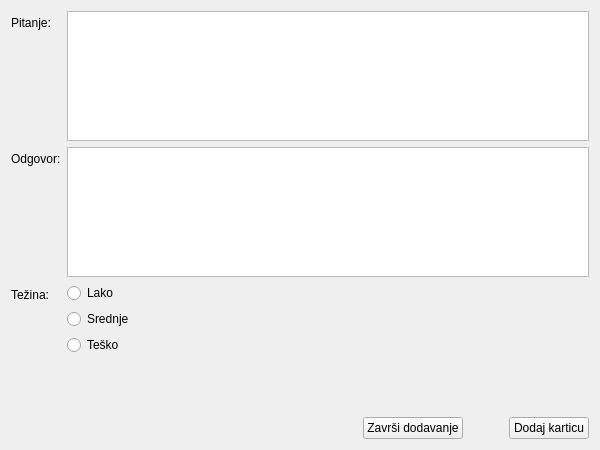
<?xml version="1.0" encoding="UTF-8"?>
<ui version="4.0">
 <class>CreateDeckWindow</class>
 <widget class="QWidget" name="CreateDeckWindow">
  <property name="geometry">
   <rect>
    <x>0</x>
    <y>0</y>
    <width>600</width>
    <height>450</height>
   </rect>
  </property>
  <property name="windowTitle">
   <string>Form</string>
  </property>
  <property name="windowIcon">
   <iconset resource="../res/icons.qrc">
    <normaloff>:/icons/logo.png</normaloff>:/icons/logo.png</iconset>
  </property>
  <layout class="QVBoxLayout" name="verticalLayout_2">
   <item>
    <layout class="QFormLayout" name="formLayout_2">
     <item row="0" column="0">
      <widget class="QLabel" name="label">
       <property name="text">
        <string>Pitanje:</string>
       </property>
      </widget>
     </item>
     <item row="0" column="1">
      <widget class="QTextEdit" name="questionTextEdit"/>
     </item>
     <item row="1" column="0">
      <widget class="QLabel" name="label_2">
       <property name="text">
        <string>Odgovor:</string>
       </property>
      </widget>
     </item>
     <item row="1" column="1">
      <widget class="QTextEdit" name="answerTextEdit"/>
     </item>
     <item row="4" column="1">
      <spacer name="verticalSpacer_2">
       <property name="orientation">
        <enum>Qt::Vertical</enum>
       </property>
       <property name="sizeType">
        <enum>QSizePolicy::MinimumExpanding</enum>
       </property>
       <property name="sizeHint" stdset="0">
        <size>
         <width>20</width>
         <height>50</height>
        </size>
       </property>
      </spacer>
     </item>
     <item row="2" column="1">
      <layout class="QVBoxLayout" name="verticalLayout">
       <item>
        <widget class="QRadioButton" name="easyRadioButton">
         <property name="text">
          <string>Lako</string>
         </property>
        </widget>
       </item>
       <item>
        <widget class="QRadioButton" name="mediumRadioButton">
         <property name="text">
          <string>Srednje</string>
         </property>
        </widget>
       </item>
       <item>
        <widget class="QRadioButton" name="hardRadioButton">
         <property name="text">
          <string>Teško</string>
         </property>
        </widget>
       </item>
      </layout>
     </item>
     <item row="2" column="0">
      <widget class="QLabel" name="label_3">
       <property name="text">
        <string>Težina:</string>
       </property>
      </widget>
     </item>
    </layout>
   </item>
   <item>
    <layout class="QHBoxLayout" name="horizontalLayout">
     <item>
      <spacer name="horizontalSpacer_2">
       <property name="orientation">
        <enum>Qt::Horizontal</enum>
       </property>
       <property name="sizeHint" stdset="0">
        <size>
         <width>40</width>
         <height>20</height>
        </size>
       </property>
      </spacer>
     </item>
     <item>
      <widget class="QPushButton" name="finishedButton">
       <property name="text">
        <string>Završi dodavanje</string>
       </property>
      </widget>
     </item>
     <item>
      <spacer name="horizontalSpacer">
       <property name="orientation">
        <enum>Qt::Horizontal</enum>
       </property>
       <property name="sizeType">
        <enum>QSizePolicy::Minimum</enum>
       </property>
       <property name="sizeHint" stdset="0">
        <size>
         <width>40</width>
         <height>20</height>
        </size>
       </property>
      </spacer>
     </item>
     <item>
      <widget class="QPushButton" name="addNewButton">
       <property name="text">
        <string>Dodaj karticu</string>
       </property>
      </widget>
     </item>
    </layout>
   </item>
  </layout>
 </widget>
 <resources>
  <include location="../res/icons.qrc"/>
 </resources>
 <connections/>
</ui>
